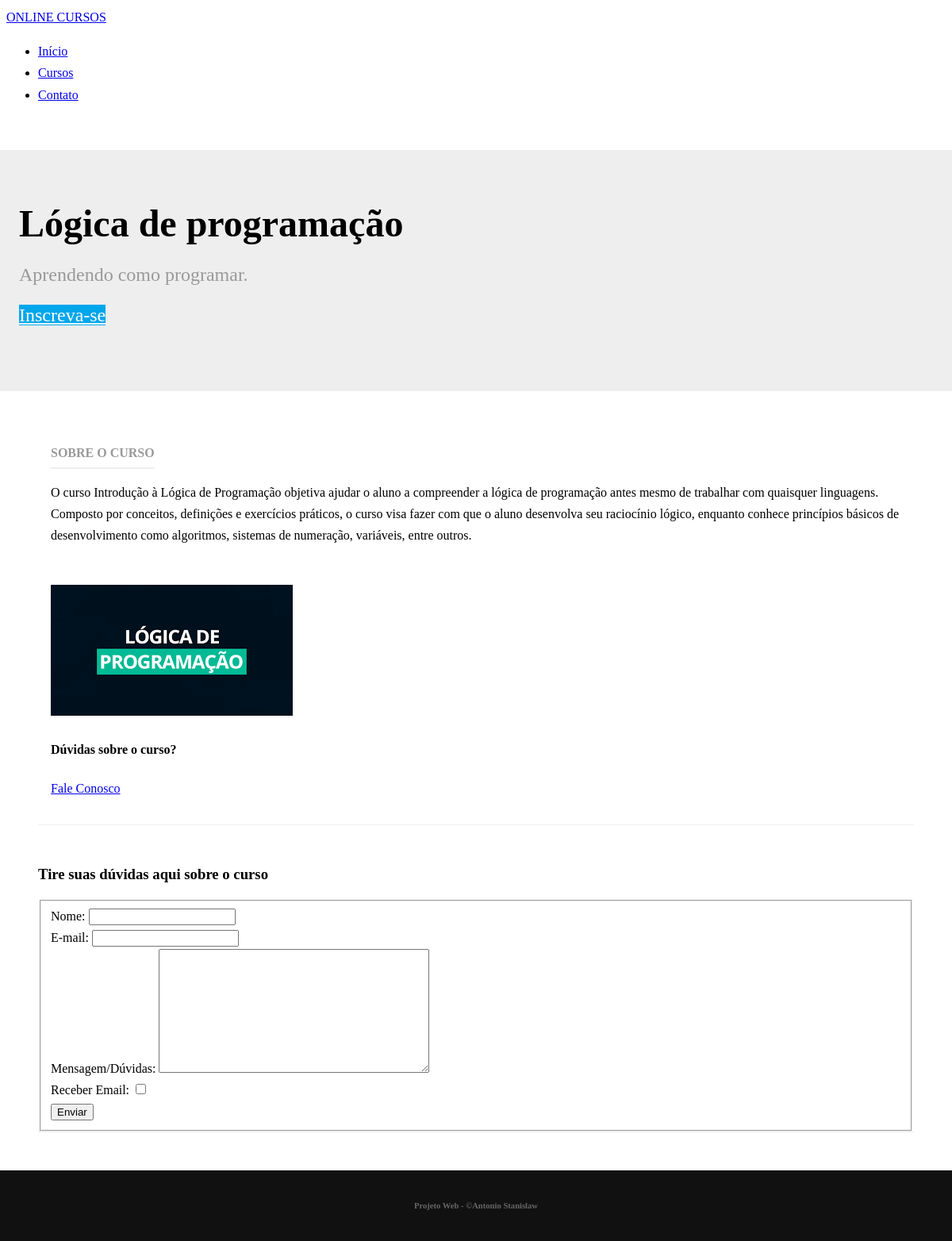
Screenshot of /cursos/logica-de-programacao/ with the database file from the repository.
### cursos/models.py (models this page shows, shortened)
class Curso(models.Model):
    name = models.CharField("Nome", max_length=100)
    slug = models.SlugField("Apreviação")
    description = models.TextField("Descrição")
    about = models.TextField("Sobre o curso", blank=True)
    start_date = models.DateField("Data de Inicio", null=True, blank=True)
    image = models.ImageField(upload_to='cursos/images', verbose_name="Imagem", null=True, blank=True)
    created_at = models.DateTimeField("Criado em", auto_now_add=True)
    updated_at = models.DateTimeField("Atualizado em", auto_now=True)
    def __str__(self):
        return self.name
    class Meta():
        verbose_name = "Curso"
        verbose_name_plural = "Cursos"
        ordering = ['name']

### cursos/views.py (the view)
# urls.py: re_path(r'^(?P<slug>[\w-]+)/$', detalhe, name = 'detalhe'),
def detalhe(request, slug):
    curso = get_object_or_404(Curso, slug=slug)
    context = {}
    if request.method == 'POST':
        form = ContatoCurso(request.POST)
        if form.is_valid():
            context['is_valid'] = True
            form = ContatoCurso()
    else:
        form = ContatoCurso()
    context['form'] = form
    context['curso'] = curso
    template_name = 'layout/detalhe.html'
    return render(request, template_name, context)

### cursos/forms.py
class ContatoCurso(forms.Form):
    name = forms.CharField(label='Nome', max_length=100)
    email = forms.EmailField(label='E-mail')
    message = forms.CharField(
        label='Mensagem/Dúvidas', widget=forms.Textarea
    )
    question = forms.BooleanField(label='Receber Email', required=False)

### cursos/templates/layout/detalhe.html (shortened to what this page needs)
{% extends "layout/base.html" %}
{% load static %}
{% block content %}
<div class="splash">
    <div class="pure-g-r">
        <div class="pure-u-1">
            <div class="l-box splash-text">
                <h1 class="splash-head">
                    {{ curso }}
                </h1>
                <h2 class="splash-subhead">
                    {{ curso.description }}
                </h2>
                <p>
                    <a href="#" class="pure-button primary-button">Inscreva-se</a>
                </p>
            </div>
        </div>
    </div>
</div>
<div class="pure-g-r content-ribbon">
    <div class="pure-u-2-3">
        <div class="l-box">
            <h4 class="content-subhead">Sobre o Curso</h4>
            {{ curso.about|linebreaks }}
        </div>
    </div>
    <div class="pure-u-1-3">
        <div class="l-box">
            {% if curso.image %}
            <img src="{{ curso.image.url }}" alt="{{curso.name}}" />
            {% else %}
            <img src="{% static 'mysite/img/imagem_padrao.png' %}" alt="{{curso.name}}" />
            {% endif %}
            <h4>Dúvidas sobre o curso?</h4>
            <p>
                <a href="#contato" title="" class="pure-button">Fale Conosco</a>
            </p>
        </div>
    </div>
</div>
<div class="pure-g-r content-ribbon" id="contato">
    <div class="pure-u-1">
        <h3>
            Tire suas dúvidas aqui sobre o curso
        </h3>
        <form action="#contato" class="pure-form pure-form-aligned" method="POST">
            <fieldset>
                {% for field in form %}
                <div class="pure-control-group">
                    {{ field.label_tag }}
                    {{ field }}
                </div>
                {% endfor %}
                <div class="pure-controls">
                    <button type="submit" class="pure-button pure-button-primary">Enviar</button>
                </div>
            </fieldset>
        </form>
    </div>
</div>
{% endblock %}

### core/static/mysite/css/styles.css (style rules this page uses)
* { -webkit-box-sizing: border-box; -moz-box-sizing: border-box; box-sizing: border-box; }
body { margin: 0 auto; line-height: 1.7em; }
.l-box { padding: 1em; }
body .primary-button { background: #02a6eb; color: #fff; }
.splash { margin: 2em auto 0; padding: 3em 0.5em; background: #eee; }
.splash .splash-head { font-size: 300%; margin: 0em 0; line-height: 1.2em; }
.splash .splash-subhead { color: #999; font-weight: 300; line-height: 1.4em; }
.splash .primary-button { font-size: 150%; }
.content .content-subhead { color: #999; padding-bottom: 0.3em; text-transform: uppercase; margin: 0; border-bottom: 2px solid #eee; display: inline-block; }
.content .content-ribbon { margin: 3em; border-bottom: 1px solid #eee; }

### rows the page displays
Curso: name "Lógica de programação", description "Aprendendo como programar.", about "O curso Introdução à Lógica de Programação objetiva ajudar o aluno a compreender a lógica de programação antes mesmo de trabalhar com quaisquer linguagens. Composto por conceitos, definições e exercícios práticos, o curso visa fazer com que o aluno desenvolva seu raciocínio lógico, enquanto conhece princípios básicos de desenvolvimento como algoritmos, sistemas de numeração, variáveis, entre outros.", image (picture)

### other values shown
{{ field.label_tag }} "Nome:" "E-mail:" "Mensagem/Dúvidas:" "Receber Email:"
